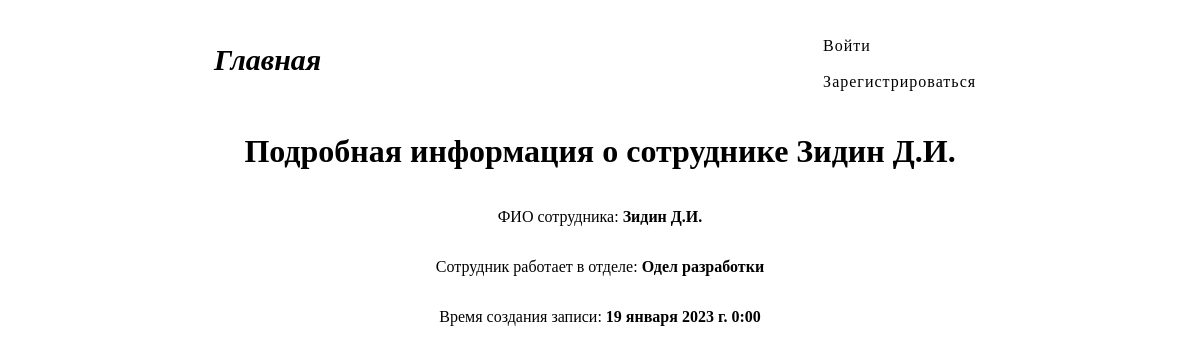
Screenshot of /15/ with the database file from the repository.
### crud_app/models.py (models this page shows, shortened)
class Staff(models.Model):
    name = models.CharField('ФИО сотрудника', max_length=80)
    department = models.ForeignKey(to='SelectDep', on_delete=models.CASCADE)
    register_date = models.DateTimeField('Дата и время создания записи', null=True, blank=True, default=None)

class SelectDep(models.Model):
    name_department = models.CharField(max_length=50)
    def __str__(self):
        return self.name_department

### crud_app/views.py (the view)
# urls.py: path("<int:id>/", views.staff_detail_view, name='staff_read'),
def staff_detail_view(request, id):
    try:
        data = Staff.objects.get(id=id)
    except Staff.DoesNotExist:
        raise Http404('Такого сотрудника не существует')
    return render(request, 'crud_app/detailview.html', {'data': data})

### crud_app/templates/crud_app/detailview.html
{% extends "crud_app/base.html" %}
{% block title %}
    Подробная информация о сотруднике {{data.name}}
{% endblock title %}
{% block content %}
<div class="container_detalview">
    <p>ФИО сотрудника: <b>{{ data.name }}</b></p>
    <p>Сотрудник работает в отделе: <b>{{ data.department}}</b></p>
    <p>Время создания записи: <b>{{ data.register_date }}</b></p>
</div>
    {% endblock content %}

### static/css/detalview.css (style rules this page uses)
.container_detalview { display: flex; align-items: center; flex-direction: column; }

### rows the page displays
Staff: name "Зидин Д.И.", department "Одел разработки", register_date "19 января 2023 г. 0:00"
